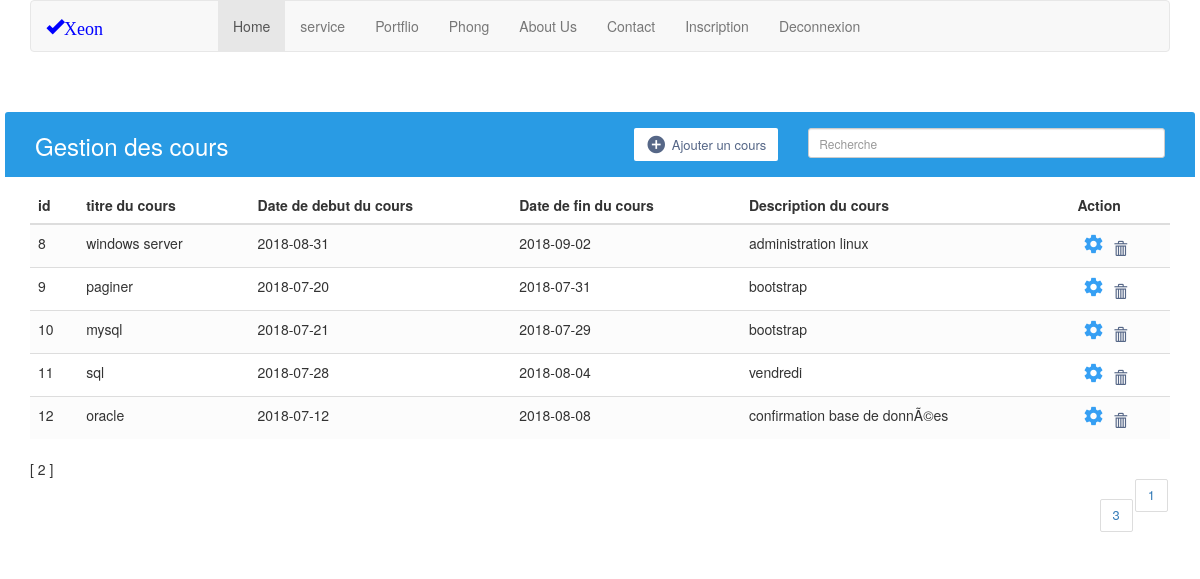
Page /cours_panel.php?page=2 on the committed database.
### tables this page shows
CREATE TABLE `cours` (
  `id` int(20) NOT NULL,
  `titre` text NOT NULL,
  `debut` date NOT NULL,
  `fin` date NOT NULL,
  `description` text NOT NULL
);

### cours_panel.php (the view, shortened to what this page needs)
<!DOCTYPE html>
<html>
<head>
    <link rel="stylesheet" type="text/css" media="screen" href="main.css" />
<link rel="stylesheet" href="https://maxcdn.bootstrapcdn.com/font-awesome/4.7.0/css/font-awesome.min.css">
<link rel="stylesheet" href="https://maxcdn.bootstrapcdn.com/bootstrap/3.3.7/css/bootstrap.min.css">
</head>
<body>
<div class="container" >
  <nav class="navbar navbar-default">
    <div class="container-fluid">
      <div class="navbar-header">
        <a class="navbar-brand" href="#" style="margin-right: 100px;"> <span class="glyphicon glyphicon-ok" style="color: blue;" >Xeon</span></a>
      </div>
      <ul class="nav navbar-nav" class="nav">
        <li class="active" class="li"><a href="#">Home</a></li>
        <li class="li" ><a href="#">service</a></li>
        <li class="li" ><a href="#">Portflio</a></li>
        <li class="li" ><a href="#">Phong</a></li>
        <li class="li" ><a href="#">About Us</a></li>
        <li class="li" ><a href="#">Contact</a></li>
        <li class="li" ><a href="inscription.php">Inscription</a></li>
        <li class="li" ><a href='logout.php'>Deconnexion</a>
        </li>
      </ul>
    </div>
  </nav>
</div>
    <div class="container"   style="margin-top:5%">
        <div class="table-title">
            <div class="row">
                <div class="col-md-4">
                    <h2>Gestion des cours</h2>
                </div>
                <div class="col-md-4">
                    <a href="ajout.php" class="btn btn-primary"><i class="material-icons">&#xE147;</i> <span>Ajouter un cours</span></a>
                </div>
                <div class="col-md-4">
                    <input type="text" class="input-sm form-control"placeholder="Recherche" class="btn btn-default">
                </div>
            </div>
        </div>
<?php
$coursParPage =5;
include('connexion.php');
$retour_total = $con->query('SELECT COUNT(*) AS total FROM cours');
$donnees_total=$retour_total->fetch();
$total=$donnees_total['total'];
$nombreDePages=ceil($total/$coursParPage);
?>
<?php
if(isset($_GET['page']))
{
     $pageActuelle=intval($_GET['page']);
}
else
{
     $pageActuelle=1;
}
$premiereEntree=($pageActuelle-1)*$coursParPage;
?>
  <table class="table table-striped table-hover">
                <thead>
                    <tr>
                        <th>id</th>
                        <th>titre du cours</th>
						<th>Date de debut du cours </th>
                        <th>Date de fin du cours </th>
						<th>Description du cours</th>
                        <th>Action</th>
                    </tr>
                </thead>
                <tbody>
                <?php
                            include("connexion.php");
                $mor=$con->query("SELECT * FROM cours ORDER BY id LIMIT $premiereEntree,$coursParPage");
                while ($donnees = $mor->fetch())
                {
                    echo "<td> $donnees[id] </td> ";
                    echo "<td> $donnees[titre] </td> ";
                    echo "<td> $donnees[debut] </td>";
                    echo "<td> $donnees[fin]</td>";
                    echo "<td> $donnees[description] </td>";
                    echo "<td> <a href='edit.php?id=$donnees[id]' class='settings' title='modifier'><i class='material-icons'>&#xE8B8;</i></a>
                    <a href='delete.php?id=$donnees[id]' classe='delete' title='Supprimer' ><span class='glyphicon glyphicon-trash'></span></a> </td>";
                }
                 ?>
                 </tbody>
                   </table>
<?php
for($i=1; $i<=$nombreDePages; $i++)
{
     if($i==$pageActuelle)
     {
         echo " [ $i ] ";
     }
     else
     {
         echo "<div class='clearfix'>
                    <div class='hint-text'></div>
                    <ul class='pagination'>
                        <li class='page-item'><a href='cours_panel.php?page=$i' class='page-link'>$i</a></li>
                 </ul>";
     }
    }
?>
</body>
</html>

### main.css (style rules this page uses)
body { color: #566787; background: #f5f5f5; font-family: 'Varela Round', sans-serif; font-size: 13px; }
.table-title { padding-bottom: 15px; background: #299be4; color: #fff; padding: 16px 30px; margin: -20px -25px 10px; border-radius: 3px 3px 0 0; }
.table-title h2 { margin: 5px 0 0; font-size: 24px; }
.table-title .btn { color: #566787; float: right; font-size: 13px; background: #fff; border: none; min-width: 50px; border-radius: 2px; border: none; outline: none !important; margin-left: 10px; }
.table-title .btn i { float: left; font-size: 21px; margin-right: 5px; }
.table-title .btn span { float: left; margin-top: 2px; }
table.table td:last-child i { opacity: 0.9; font-size: 22px; margin: 0 5px; }
table.table td a { font-weight: bold; color: #566787; display: inline-block; text-decoration: none; }
table.table td a.settings { color: #2196F3; }
table.table td i { font-size: 19px; }
.pagination { float: right; margin: 0 0 5px; }
.pagination li a { border: none; font-size: 13px; min-width: 30px; min-height: 30px; color: #999; margin: 0 2px; line-height: 30px; border-radius: 2px !important; text-align: center; padding: 0 6px; }

### rows in the picture
cours: id "8", titre "windows server", debut "2018-08-31", fin "2018-09-02", description "administration linux"
cours: id "9", titre "paginer", debut "2018-07-20", fin "2018-07-31", description "bootstrap"
cours: id "10", titre "mysql", debut "2018-07-21", fin "2018-07-29", description "bootstrap"
cours: id "11", titre "sql", debut "2018-07-28", fin "2018-08-04", description "vendredi"
cours: id "12", titre "oracle", debut "2018-07-12", fin "2018-08-08", description "confirmation base de donnÃ©es"
